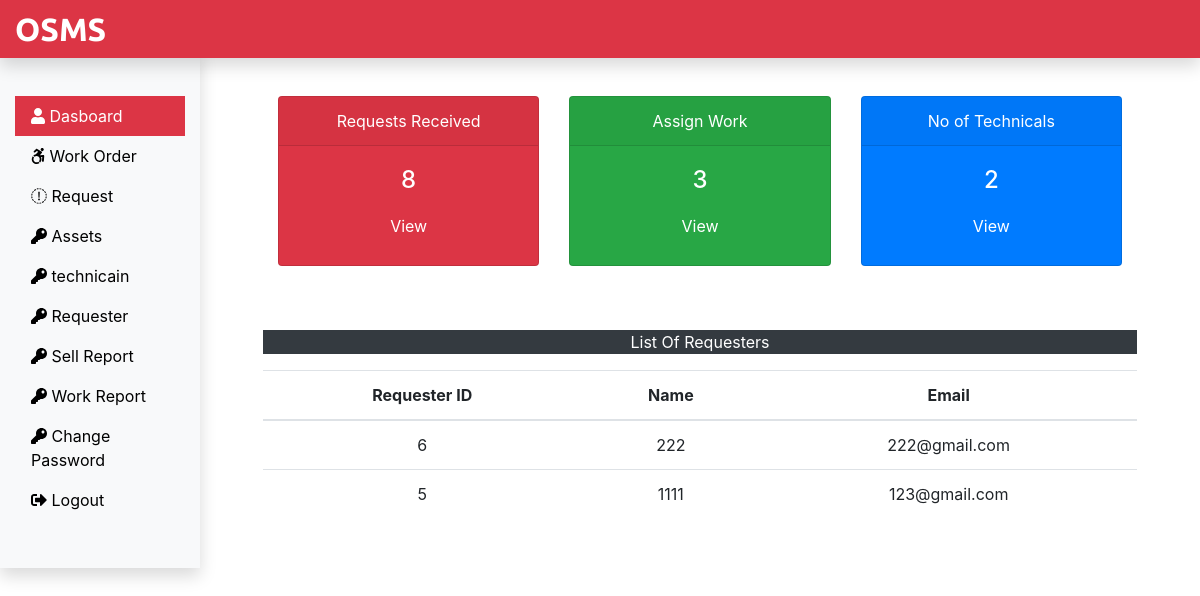
The app's page /Admin/dashboard.php (signed in) with its own data.
### tables this page shows
CREATE TABLE IF NOT EXISTS `requesterlogin_db` (
  `r_login_id` int(11) NOT NULL AUTO_INCREMENT,
  `r_name` varchar(60) NOT NULL,
  `r_email` varchar(60) NOT NULL,
  `r_password` varchar(60) NOT NULL,
  PRIMARY KEY (`r_login_id`)
);

### Admin/dashboard.php (the view, shortened to what this page needs)
<?php
include('../dbConnection.php');
include('include/header.php');
$sql = "SELECT max(request_id) FROM submitrequest_tb";
$result = $conn->query($sql);
$row = $result->fetch_row();
$submitrequest = $row[0];
$sql = "SELECT max(rno) FROM assignwork_tb";
$result = $conn->query($sql);
$row = $result->fetch_row();
$assignwork = $row[0];
$sql = "SELECT * FROM technician_tb";
$result = $conn->query($sql);
$totalteh = $result->num_rows;
?>
<div class="col-sm-9 col-md-10">
    <div class="row text-center mx-5">
        <div class="col-sm-4 mt-5">
            <div class="card text-white bg-danger mb-3" style="max-width:18rem;">
                <div class="card-header"> Requests Received</div>
                <div class="card-body">
                    <h4 class="card-title"> <?php echo $submitrequest; ?> </h4>
                    <a href="request.php" class="btn text-white"> View</a>
                </div>
            </div>
        </div>
        <div class="col-sm-4 mt-5">
            <div class="card text-white bg-success mb-3" style="max-width:18rem;">
                <div class="card-header"> Assign Work</div>
                <div class="card-body">
                    <h4 class="card-title"> <?php echo $assignwork; ?> </h4>
                    <a href="workoder.php" class="btn text-white"> View</a>
                </div>
            </div>
        </div>
        <div class="col-sm-4 mt-5">
            <div class="card text-white bg-primary mb-3" style="max-width:18rem;">
                <div class="card-header"> No of Technicals</div>
                <div class="card-body">
                    <h4 class="card-title"><?php echo $totalteh; ?></h4>
                    <a href="technicain.php" class="btn text-white"> View</a>
                </div>
            </div>
        </div>
    </div>
    <div class="mx-5 mt-5 text-center">
        <p class="bg-dark text-white"> List Of Requesters</p>
        <?php
            $sql = "SELECT * FROM requesterlogin_db";
            $result = $conn->query($sql);
            if($result->num_rows > 0){
                echo '
                <table class="table">
                    <thead>
                        <tr>
                            <th scope="col">Requester ID</th>
                            <th scope="col">Name</th>
                            <th scope="col">Email</th>
                        </tr>
                    </thead>
                    <tbody>';
                    while($row = $result->fetch_assoc()){
                       echo '<tr>';
                           echo '<td>'.$row["r_login_id"].'</td>';
                           echo '<td>'.$row["r_name"].'</td>';
                           echo '<td>'.$row["r_email"].'</td>';
                        echo '</tr>';
                    }
                   echo '</tbody>';
               echo '</table>';
            }else{
                echo '0 Result';
            }
        ?>
    </div>
</div>
<?php
    include('include/footer.php');
  ?>

### css/custom.css (style rules this page uses)
a { color: black; }

### records on screen
requesterlogin_db: r_login_id "6", r_name "222", r_email "222@gmail.com"
requesterlogin_db: r_login_id "5", r_name "1111", r_email "123@gmail.com"

### other values on screen
$submitrequest "8"
$assignwork "3"
$totalteh "2"
